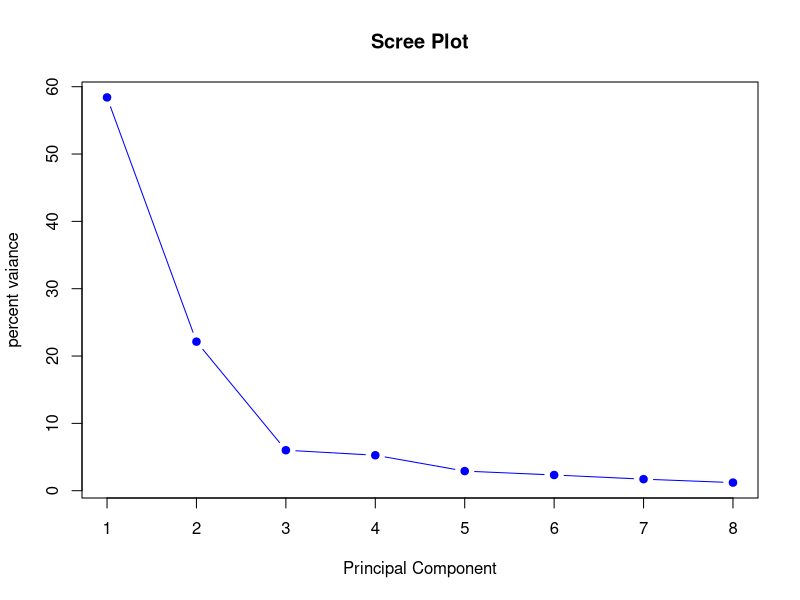
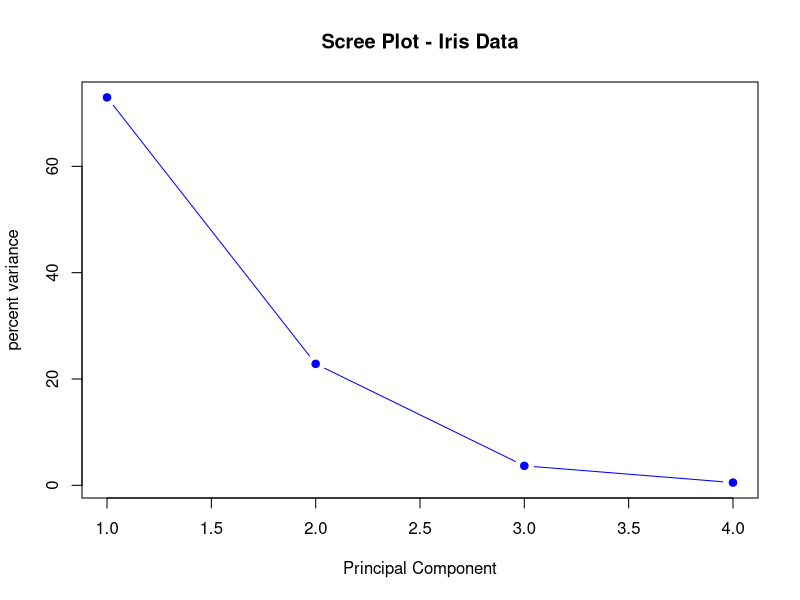
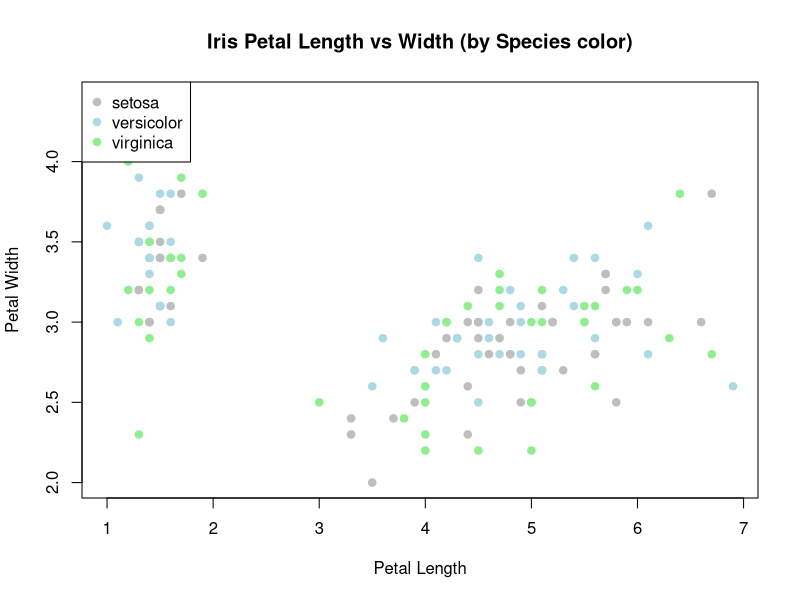

Source code (R) for these figures, in order:
## ---- chunk 1
s=matrix(c(1,0.846,0.805,0.859,0.473,0.398,0.301,0.382,
           0.846,1,0.881,0.826,0.376,0.326,0.277,0.415,
           0.805,0.881,1,0.801,0.380,0.319,0.237,0.345,
           0.859,0.826,0.801,1,0.436,0.329,0.327,0.365,
           0.473,0.376,0.380,0.436,1,0.762,0.730,0.629,
           0.398,0.326,0.319,0.329,0.762,1,0.583,0.577,
           0.301,0.277,0.237,0.327,0.730,0.583,1,0.539,
           0.382,0.415,0.345,0.365,0.629,0.577,0.539,1),nrow=8,byrow=T)
ea=eigen(s)
v_pc=ea$values
p=ea$vectors
TPV=sum(diag(s))
pv_pc=(v_pc/TPV)*100
cpv_pc=cumsum(pv_pc)



pc_summary <- data.frame(
  PC        = paste0("PC", 1:length(v_pc)),
  Eigenvalue = v_pc,
  Proportion = pv_pc,
  Cumulative = cpv_pc
)


pc_df <- cbind(pc_summary, round(p, 4))  

t(pc_df)

## ---- chunk 2
# Scree plot
plot(pv_pc,
     type = "b",                 
     pch = 19,                   
     col = "blue",
     xlab = "Principal Component",
     ylab = "percent vaiance",
     main = "Scree Plot")

## ---- chunk 3
rm(list = ls())
# Use iris dataset 
data(iris)
#View(iris)
iris_num <- scale(iris[, 1:4])

s1 <- cor(iris_num)


ea   <- eigen(s1)
v_pc <- ea$values        
p    <- ea$vectors    

TPV <- sum(diag(s1))

pv_pc  <- (v_pc / TPV) * 100
cpv_pc <- cumsum(pv_pc)


pc_summary <- data.frame(
  PC         = paste0("PC", 1:length(v_pc)),
  Eigenvalue = v_pc,
  Proportion = pv_pc,
  Cumulative = cpv_pc
)


pc_df <- cbind(pc_summary, round(p, 4))
print(pc_df)
t(pc_df)
# ---- Scree plot ----
plot(pv_pc,
     type = "b",
     pch = 19,
     col = "blue",
     xlab = "Principal Component",
     ylab = "percent variance",
     main = "Scree Plot - Iris Data")

## ---- chunk 4
# Load iris numeric data
data(iris)
iris_num <- iris[, 1:4]

# Standardize and run PCA
pca_res <- prcomp(iris_num, scale. = TRUE)

# Scores (principal component values for each observation)
pc_scores <- pca_res$x   # columns: PC1, PC2, PC3, PC4

# Eigenvalues and cumulative variance
eig_vals <- pca_res$sdev^2
prop_var <- eig_vals / sum(eig_vals) * 100
cum_var  <- cumsum(prop_var)

# Extract PC3 and PC4 scores
pc3 <- pc_scores[, 3]
pc4 <- pc_scores[, 4]

# Compute Y
y <- pc3 * cum_var[3] + pc4 * cum_var[4]

# Combine into dataframe
result <- data.frame(PC3 = pc3, PC4 = pc4, Y = y)
head(result, 10)   # show first 10 rows

## ---- chunk 5
data(iris)
plot(iris$Petal.Length,iris$Sepal.Width,
     col=rep(c("grey","lightblue","lightgreen"),ech=50),
     pch=19,
     xlab="Petal Length",ylab="Petal Width",
     main="Iris Petal Length vs Width (by Species color)")
legend("topleft",legend=levels(iris$Species),
       col=c("grey","lightblue","lightgreen"),pch=19)
